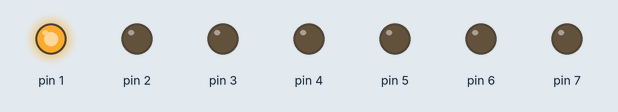
Bench run of a sketch on a simulated Arduino Uno, built with avr-gcc and run on an emulated ATmega328P. Parts: output pins drawn as LEDs (lit = HIGH).

Above: at 0.2 s.
At 1.7 s:
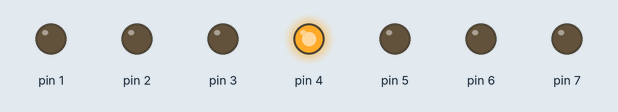
At 2.2 s:
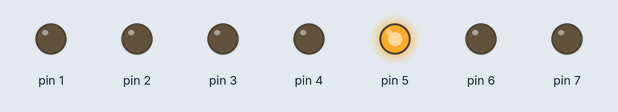
At 3.7 s:
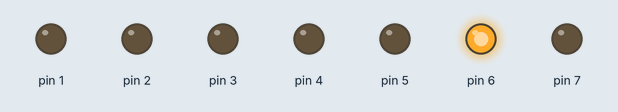
At 5.7 s:
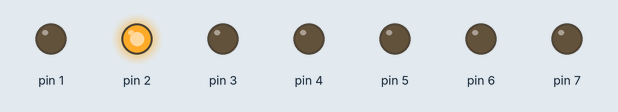
At 7.7 s:
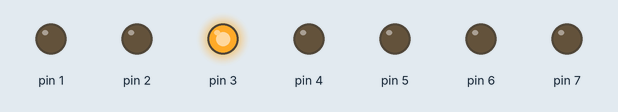
Timing chart, 0 to 8.5 s (numbered marks = the images above):
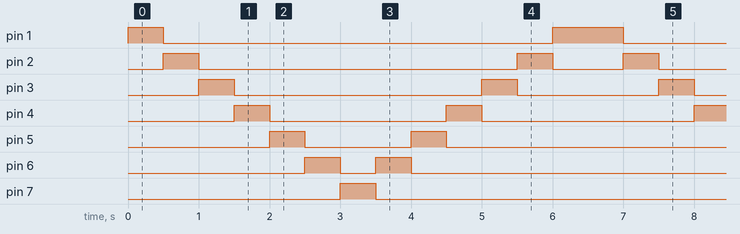

The sketch:

sketch_mar18a.ino
```cpp
void setup() {

  for (int i = 1; i <= 7; i++) {
    pinMode(i, OUTPUT);
  }
}

void loop() {

  for (int i = 1; i <= 6; i++) {
    digitalWrite(i, HIGH);
    delay(500);
    digitalWrite(i, LOW);
  }


  for (int i = 7; i >= 1; i--) {
    digitalWrite(i, HIGH);  // turn LED on
    delay(500);             // wait 500ms
    digitalWrite(i, LOW);   // turn LED off
  }
}
```

Measured:
- by itself, pin 1: repeats every 6.5 s: LOW 5.5 s, HIGH 1.0 s
- by itself, pin 2: repeats every 6.5 s: LOW 4.5 s, HIGH 0.50 s, LOW 1.0 s, HIGH 0.50 s
- by itself, pin 3: repeats every 6.5 s: LOW 3.5 s, HIGH 0.50 s, LOW 2.0 s, HIGH 0.50 s
- by itself, pin 4: repeats every 6.5 s: LOW 2.5 s, HIGH 0.50 s, LOW 3.0 s, HIGH 0.50 s
- by itself, pin 5: repeats every 6.5 s: LOW 1.5 s, HIGH 0.50 s, LOW 4.0 s, HIGH 0.50 s
- by itself, pin 6: repeats every 6.5 s: LOW 0.50 s, HIGH 0.50 s, LOW 5.0 s, HIGH 0.50 s
- by itself, pin 7: alternates HIGH for 0.50 s and LOW for 6.0 s
